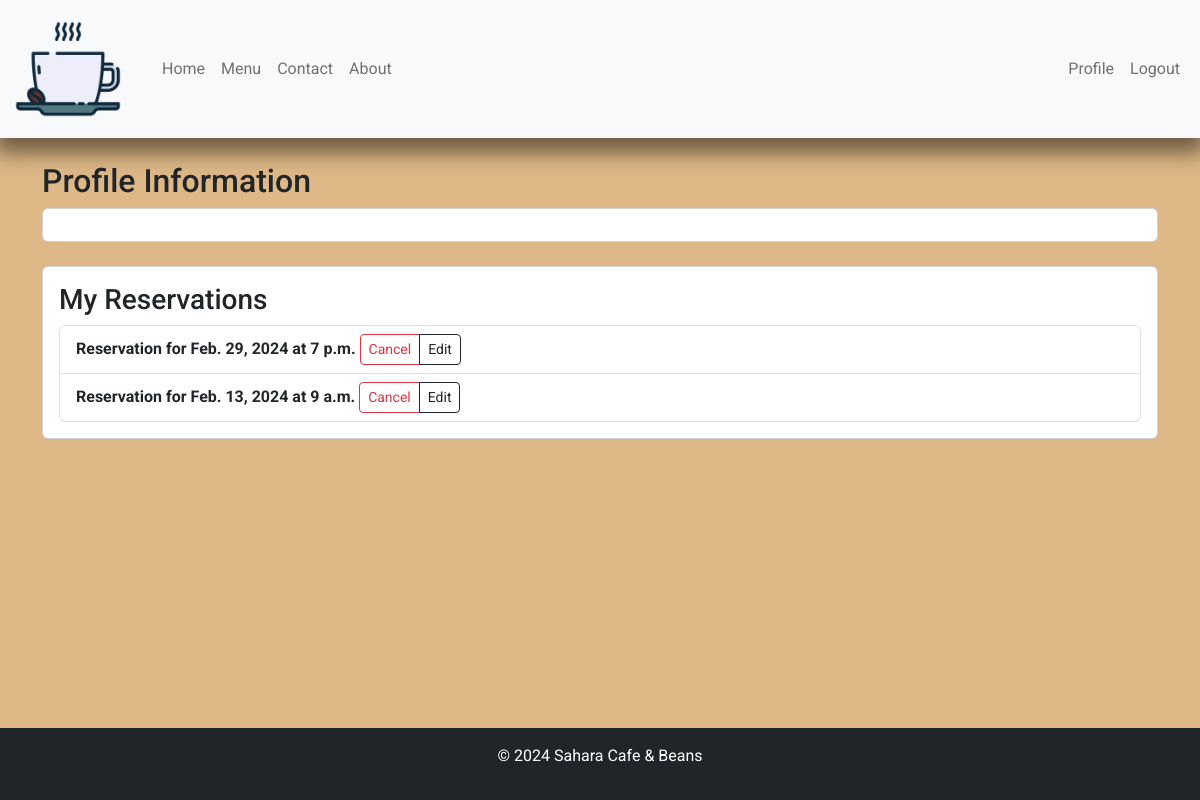
Page /reservations/user_reservations/ (signed in) on the earlier database version.
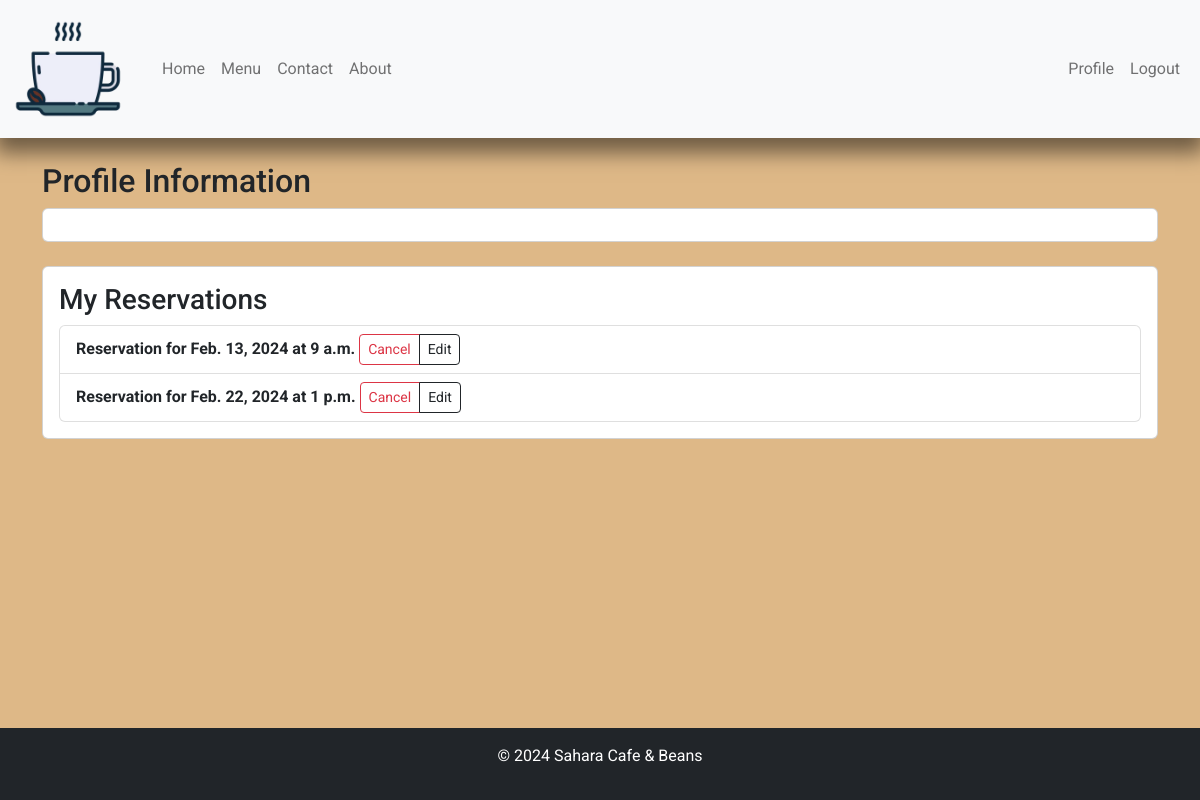
Same page on the later database version.
### reservations/models.py (models this page shows, shortened)
class Reservation(models.Model):
    user = models.ForeignKey(User, on_delete=models.CASCADE)
    date = models.DateField()
    time = models.TimeField(choices=times_for_reservation)
    number_of_guests = models.IntegerField(choices=numb_of_guest_choices)
    created_at = models.DateTimeField(auto_now_add=True)

### reservations/views.py (the view)
# urls.py: path('user_reservations/', views.user_reservations, name='user_reservations'),
@login_required
def user_reservations(request):
    reservations = Reservation.objects.filter(user=request.user)
    return render(request, 'accounts/profile_detail.html', {'reservations': reservations})

### accounts/templates/accounts/profile_detail.html (shortened to what this page needs)
{% extends 'base.html' %}
{% load static %}
{% block content %}
<div class="container mt-4">
    <h2>Profile Information</h2>
    <div class="card mb-4">
        <div class="card-body">
        </div>
    </div>
    <div class="card">
        <div class="card-body">
            <h3>My Reservations</h3>
            <ul class="list-group">
                {% if reservations %}
                    {% for reservation in reservations %}
                        <li class="list-group-item">
                            <strong>Reservation for {{ reservation.date }} at {{ reservation.time }}</strong>
                            <div class="btn-group" role="group">
                                <a href="{% url 'reservations:cancel_reservation' reservation.id %}" class="btn btn-outline-danger btn-sm">Cancel</a>
                                <a href="{% url 'reservations:edit_reservation' reservation.id %}" class="btn btn-outline-dark btn-sm">Edit</a>
                            </div>
                        </li>
                    {% endfor %}
                {% else %}
                    <li class="list-group-item">No reservations yet.</li>
                {% endif %}
            </ul>
        </div>
    </div>
</div>
{% endblock %}

### templates/base.html (shortened to what this page needs)
{% load static %}
<!DOCTYPE html>
<html lang="en">
<head>
    {% block extra_css %}
    <link rel="stylesheet" href="https://cdnjs.cloudflare.com/ajax/libs/bootstrap/5.2.3/css/bootstrap.min.css" />
    <link rel="stylesheet" href="{% static 'css/base.css' %}">
    {% endblock %}
</head>
<body>
    {% include 'includes/header.html' %}
    <main>
        {% block content %}
        {% endblock %}
    </main>
    {% include 'includes/footer.html' %}
</body>
</html>

### templates/includes/header.html (shortened to what this page needs)
{% load static %}
<header>
    {% with request.resolver_match.url_name as url_name %}
        <nav class="navbar navbar-expand-lg bg-light">
            <div class="container-fluid">
                <a class="navbar-brand" href="{% url 'home' %}"><img src="{% static 'images/logo.webp' %}" alt="Logo for Sahara Cafe & Beans" class="logo"></a>
                <div class="collapse navbar-collapse" id="navbarNav">
                    <ul class="navbar-nav me-auto mb-2 mb-lg-0">
                        <li class="nav-item">
                            <a class="nav-link {% if url_name == 'home' %}active{% endif %}" aria-current="page" href="{% url 'home' %}">Home</a>
                        </li>
                        <li class="nav-item">
                            <a class="nav-link {% if url_name == 'menu_list' %}active{% endif %}" href="{% url 'menu:menu_list' %}">Menu</a>
                            <li class="nav-item">
                            <a class="nav-link {% if url_name == 'contact' %}active{% endif %}" href="{% url 'contact' %}">Contact</a>
                        </li>
                        <li class="nav-item">
                            <a class="nav-link {% if url_name == 'about' %}active{% endif %}" href="{% url 'about' %}">About</a>
                        </li>
                    </ul>
                    <ul class="navbar-nav">
                        {% if request.user.is_authenticated %}
                        {% if request.user.profile %}
                        <li class="nav-item">
                            <a class="nav-link {% if url_name == 'profile_detail' %}active{% endif %}" href="{% url 'accounts:profile_detail' %}">Profile</a>
                        </li>
                        {% else %}
                            <li class="nav-item">
                                <a class="nav-link {% if url_name == 'create_profile' %}active{% endif %}" href="{% url 'accounts:create_profile' %}">Create Profile</a>
                            </li>
                        {% endif %}
                        <li class="nav-item">
                            <a class="nav-link {% if url_name == 'accounts_logout' %}active{% endif %}" href="/accounts/logout/">Logout</a>
                        </li>
                        {% endif %}
                    </ul>
                </div>
            </div>
        </nav>
    {% endwith %}
</header>

### templates/includes/footer.html
{% load static %}
<footer class="bg-dark text-white text-center py-3">
    <p>&copy; 2024 Sahara Cafe & Beans</p>
</footer>

### static/css/base.css (style rules this page uses)
:root { --font-primary: 'Roboto', sans-serif; --font-size-base: 16px; --font-size-small: 0.8rem; --font-size-large: 1.25rem; --main-color: #a0522d; --accent-color: #deb887; --background-color: #fffaf0; --box-shadow-color: 0px 10px 20px 5px rgba(0, 0, 0, 0.5); }
.navbar { background-color: var(--accent-color); box-shadow: var(--box-shadow-color); }
.navbar .navbar-brand { margin-right: 30px; }
img.logo { width: 7rem; }
html, body { height: 100%; }
body { display: flex; flex-direction: column; font-family:var(--font-primary); }
h1, h2, h3, h4, h5, h6 { font-family: var(--font-size-base); }
main { flex: 1 0 auto; background-color: var(--accent-color); }

Differences in the rows shown:
removed Reservation: date "Feb. 29, 2024", time "7 p.m."
added Reservation: date "Feb. 22, 2024", time "1 p.m."
